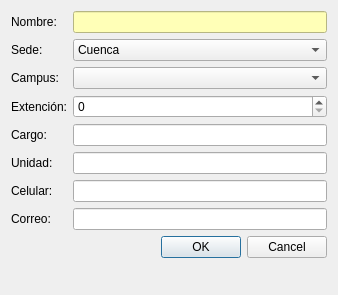
<?xml version="1.0" encoding="UTF-8"?>
<ui version="4.0">
 <class>AgregarContacto</class>
 <widget class="QDialog" name="AgregarContacto">
  <property name="geometry">
   <rect>
    <x>0</x>
    <y>0</y>
    <width>338</width>
    <height>295</height>
   </rect>
  </property>
  <property name="windowTitle">
   <string>Nuevo contacto</string>
  </property>
  <layout class="QFormLayout" name="formLayout">
   <item row="0" column="0">
    <widget class="QLabel" name="label">
     <property name="text">
      <string>Nombre:</string>
     </property>
    </widget>
   </item>
   <item row="0" column="1">
    <widget class="QLineEdit" name="inNombre">
     <property name="styleSheet">
      <string notr="true">background-color: rgb(255, 255, 183);</string>
     </property>
    </widget>
   </item>
   <item row="1" column="0">
    <widget class="QLabel" name="label_2">
     <property name="text">
      <string>Sede:</string>
     </property>
    </widget>
   </item>
   <item row="1" column="1">
    <widget class="QComboBox" name="cmbSede">
     <item>
      <property name="text">
       <string>Cuenca</string>
      </property>
     </item>
     <item>
      <property name="text">
       <string>Guayaquil</string>
      </property>
     </item>
     <item>
      <property name="text">
       <string>Quito</string>
      </property>
     </item>
    </widget>
   </item>
   <item row="2" column="0">
    <widget class="QLabel" name="label_3">
     <property name="text">
      <string>Campus:</string>
     </property>
    </widget>
   </item>
   <item row="2" column="1">
    <widget class="QComboBox" name="cmbCampus"/>
   </item>
   <item row="3" column="0">
    <widget class="QLabel" name="label_7">
     <property name="text">
      <string>Extención:</string>
     </property>
    </widget>
   </item>
   <item row="3" column="1">
    <widget class="QSpinBox" name="inExtencion">
     <property name="wrapping">
      <bool>false</bool>
     </property>
     <property name="frame">
      <bool>true</bool>
     </property>
     <property name="maximum">
      <number>9999</number>
     </property>
     <property name="value">
      <number>0</number>
     </property>
    </widget>
   </item>
   <item row="4" column="0">
    <widget class="QLabel" name="label_4">
     <property name="text">
      <string>Cargo:</string>
     </property>
    </widget>
   </item>
   <item row="4" column="1">
    <widget class="QLineEdit" name="inCargo">
     <property name="layoutDirection">
      <enum>Qt::RightToLeft</enum>
     </property>
    </widget>
   </item>
   <item row="5" column="0">
    <widget class="QLabel" name="label_5">
     <property name="text">
      <string>Unidad:</string>
     </property>
    </widget>
   </item>
   <item row="5" column="1">
    <widget class="QLineEdit" name="inUnidad">
     <property name="layoutDirection">
      <enum>Qt::RightToLeft</enum>
     </property>
    </widget>
   </item>
   <item row="6" column="0">
    <widget class="QLabel" name="label_6">
     <property name="text">
      <string>Celular:</string>
     </property>
    </widget>
   </item>
   <item row="10" column="0" colspan="2">
    <widget class="QDialogButtonBox" name="buttonBox">
     <property name="orientation">
      <enum>Qt::Horizontal</enum>
     </property>
     <property name="standardButtons">
      <set>QDialogButtonBox::Cancel|QDialogButtonBox::Ok</set>
     </property>
    </widget>
   </item>
   <item row="6" column="1">
    <widget class="QLineEdit" name="inCelular">
     <property name="layoutDirection">
      <enum>Qt::RightToLeft</enum>
     </property>
    </widget>
   </item>
   <item row="7" column="1">
    <widget class="QLineEdit" name="inCorreo">
     <property name="layoutDirection">
      <enum>Qt::RightToLeft</enum>
     </property>
    </widget>
   </item>
   <item row="7" column="0">
    <widget class="QLabel" name="label_8">
     <property name="text">
      <string>Correo:</string>
     </property>
    </widget>
   </item>
  </layout>
 </widget>
 <tabstops>
  <tabstop>inNombre</tabstop>
  <tabstop>cmbSede</tabstop>
  <tabstop>cmbCampus</tabstop>
  <tabstop>inExtencion</tabstop>
  <tabstop>inCargo</tabstop>
  <tabstop>inUnidad</tabstop>
  <tabstop>inCelular</tabstop>
  <tabstop>inCorreo</tabstop>
 </tabstops>
 <resources/>
 <connections>
  <connection>
   <sender>buttonBox</sender>
   <signal>accepted()</signal>
   <receiver>AgregarContacto</receiver>
   <slot>accept()</slot>
   <hints>
    <hint type="sourcelabel">
     <x>257</x>
     <y>285</y>
    </hint>
    <hint type="destinationlabel">
     <x>157</x>
     <y>274</y>
    </hint>
   </hints>
  </connection>
  <connection>
   <sender>buttonBox</sender>
   <signal>rejected()</signal>
   <receiver>AgregarContacto</receiver>
   <slot>reject()</slot>
   <hints>
    <hint type="sourcelabel">
     <x>325</x>
     <y>285</y>
    </hint>
    <hint type="destinationlabel">
     <x>286</x>
     <y>274</y>
    </hint>
   </hints>
  </connection>
 </connections>
</ui>
